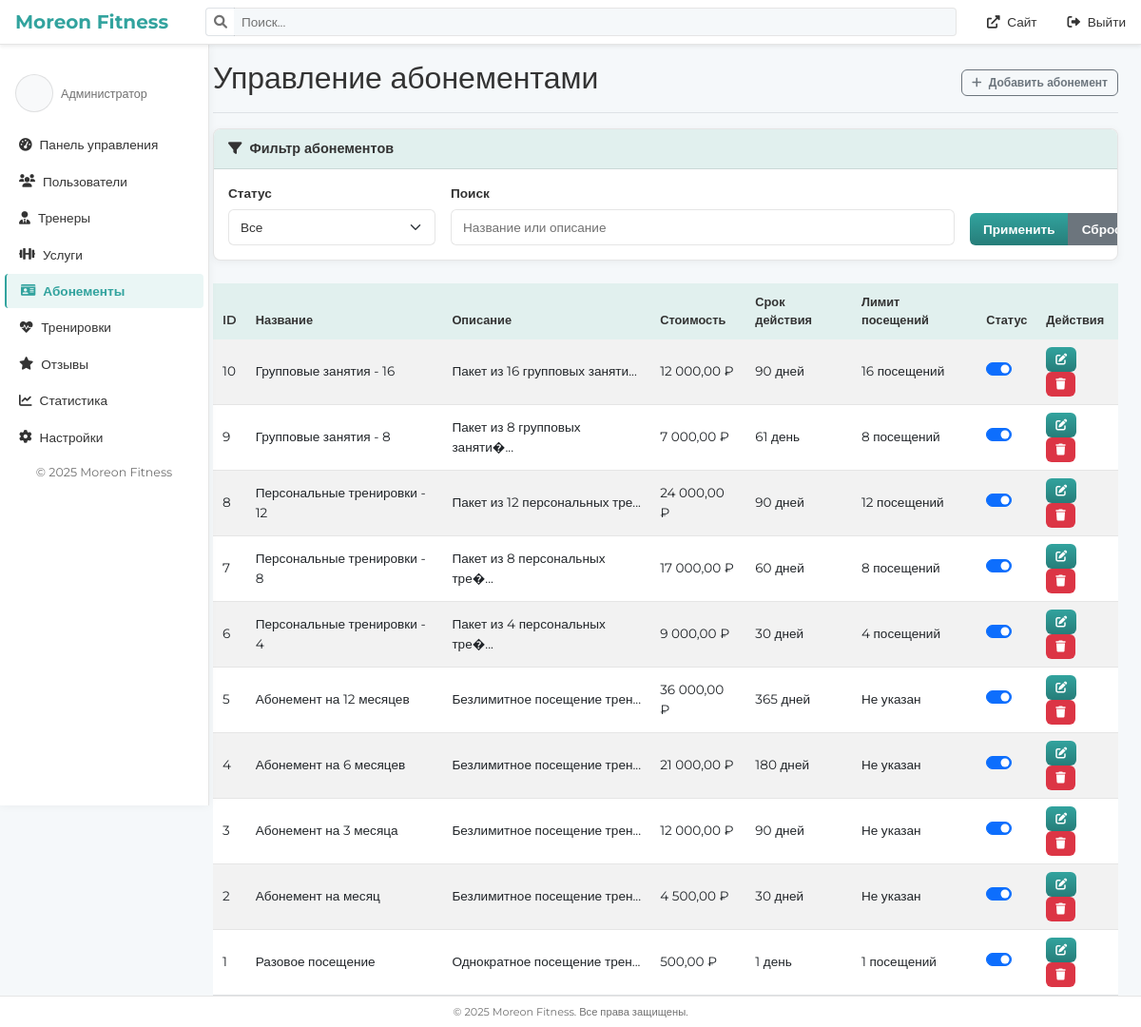
/admin/subscriptions.php (signed in), run on the app's committed database.
### tables this page shows
CREATE TABLE `subscriptions` (
  `id` int NOT NULL,
  `name` varchar(100) NOT NULL,
  `description` text,
  `duration_days` int NOT NULL,
  `sessions_count` int DEFAULT NULL,
  `price` decimal(10,2) NOT NULL,
  `is_active` tinyint(1) DEFAULT '1',
  `created_at` timestamp NULL DEFAULT CURRENT_TIMESTAMP,
  `updated_at` timestamp NULL DEFAULT CURRENT_TIMESTAMP ON UPDATE CURRENT_TIMESTAMP
);

### admin/subscriptions.php (the view, shortened to what this page needs)
<?php
require_once('includes/auth_check.php');
$page = isset($_GET['page']) ? (int)$_GET['page'] : 1;
$perPage = 10;
$offset = ($page - 1) * $perPage;
$searchFilter = isset($_GET['search']) ? $_GET['search'] : '';
$whereConditions = [];
$whereClause = !empty($whereConditions) ? "WHERE " . implode(" AND ", $whereConditions) : "";
$sql = "SELECT * FROM subscriptions
        {$whereClause}
        ORDER BY id DESC
        LIMIT :offset, :perPage";
$stmt = $pdo->prepare($sql);
$stmt->bindParam(':offset', $offset, PDO::PARAM_INT);
$stmt->bindParam(':perPage', $perPage, PDO::PARAM_INT);
$stmt->execute();
$subscriptions = $stmt->fetchAll();
include 'includes/header.php';
?>
<div class="container-fluid">
    <div class="row">
        <?php include 'includes/sidebar.php'; ?>
        <main class="col-md-9 ms-sm-auto col-lg-10 px-md-4">
            <div class="d-flex justify-content-between flex-wrap flex-md-nowrap align-items-center pt-3 pb-2 mb-3 border-bottom">
                <h1 class="h2">Управление абонементами</h1>
                <div class="btn-toolbar mb-2 mb-md-0">
                    <button type="button" class="btn btn-sm btn-outline-secondary" data-bs-toggle="modal" data-bs-target="#addSubscriptionModal">
                        <i class="fas fa-plus me-1"></i> Добавить абонемент
                    </button>
                </div>
            </div>
            <div class="card mb-4">
                <div class="card-header">
                    <i class="fas fa-filter me-1"></i>
                    Фильтр абонементов
                </div>
                <div class="card-body">
                    <form action="" method="get" class="row g-3">
                        <div class="col-md-3">
                            <label for="filter-status" class="form-label">Статус</label>
                            <select id="filter-status" name="status" class="form-select">
                                <option value="">Все</option>
                            </select>
                        </div>
                        <div class="col-md-7">
                            <label for="filter-search" class="form-label">Поиск</label>
                            <input type="text" class="form-control" id="filter-search" name="search" placeholder="Название или описание" value="<?= htmlspecialchars($searchFilter) ?>">
                        </div>
                        <div class="col-md-2 d-flex align-items-end">
                            <div class="btn-group w-100">
                                <button type="submit" class="btn btn-primary">Применить</button>
                                <a href="subscriptions.php" class="btn btn-secondary">Сбросить</a>
                            </div>
                        </div>
                    </form>
                </div>
            </div>
            <div class="table-responsive">
                <table class="table table-striped table-hover">
                    <thead>
                        <tr>
                            <th>ID</th>
                            <th>Название</th>
                            <th>Описание</th>
                            <th>Стоимость</th>
                            <th>Срок действия</th>
                            <th>Лимит посещений</th>
                            <th>Статус</th>
                            <th>Действия</th>
                        </tr>
                    </thead>
                    <tbody>
                        <?php foreach ($subscriptions as $subscription): ?>
                        <tr>
                            <td><?= htmlspecialchars($subscription['id']) ?></td>
                            <td><?= htmlspecialchars($subscription['name']) ?></td>
                            <td>
                                <?php
                                $description = $subscription['description'];
                                echo htmlspecialchars(strlen($description) > 50 ? substr($description, 0, 50) . '...' : $description);
                                ?>
                            </td>
                            <td><?= number_format($subscription['price'], 2, ',', ' ') ?> ₽</td>
                            <td>
                                <?php if (isset($subscription['duration'])): ?>
                                    <?= htmlspecialchars($subscription['duration']) ?>
                                    <?php if (isset($subscription['duration_type'])): ?>
                                        <?= get_duration_name($subscription['duration_type'], $subscription['duration']) ?>
                                    <?php else: ?>
                                        <?= plural_form($subscription['duration'], 'день', 'дня', 'дней') ?>
                                    <?php endif; ?>
                                <?php elseif (isset($subscription['duration_days'])): ?>
                                    <?= htmlspecialchars($subscription['duration_days']) ?>
                                    <?= plural_form($subscription['duration_days'], 'день', 'дня', 'дней') ?>
                                <?php else: ?>
                                    Не указан
                                <?php endif; ?>
                            </td>
                            <td>
                                <?php if (isset($subscription['visit_limit'])): ?>
                                    <?= $subscription['visit_limit'] ? htmlspecialchars($subscription['visit_limit']) . ' посещений' : 'Без ограничений' ?>
                                <?php elseif (isset($subscription['sessions_count'])): ?>
                                    <?= $subscription['sessions_count'] ? htmlspecialchars($subscription['sessions_count']) . ' посещений' : 'Без ограничений' ?>
                                <?php else: ?>
                                    Не указан
                                <?php endif; ?>
                            </td>
                            <td>
                                <div class="form-check form-switch">
                                    <input class="form-check-input status-toggle" type="checkbox"
                                        data-subscription-id="<?= $subscription['id'] ?>"
                                        <?= $subscription['is_active'] ? 'checked' : '' ?>>
                                </div>
                            </td>
                            <td class="action-buttons">
                                <button type="button" class="btn btn-sm btn-primary" data-bs-toggle="modal" data-bs-target="#editSubscriptionModal" data-subscription-id="<?= $subscription['id'] ?>">
                                    <i class="fas fa-edit"></i>
                                </button>
                                <button type="button" class="btn btn-sm btn-danger" data-bs-toggle="modal" data-bs-target="#deleteSubscriptionModal" data-subscription-id="<?= $subscription['id'] ?>">
                                    <i class="fas fa-trash"></i>
                                </button>
                            </td>
                        </tr>
                        <?php endforeach; ?>
                    </tbody>
                </table>
            </div>
        </main>
    </div>
</div>
<?php
function plural_form($n, $form1, $form2, $form5) {
    $n = abs($n) % 100;
    $n1 = $n % 10;
    if ($n1 == 1) {
        return $form1;
    }
    return $form5;
}
include 'includes/footer.php';
?>

### style/admin.css (style rules this page uses)
:root { --sidebar-width: 220px; --primary-color: #f5f8fa; --secondary-color: #e1f0ee; --accent-color: #32a39e; --accent-gradient: linear-gradient(180deg, #32a39e 0%, #267d79 100%); --light-bg: #ffffff; --text-color: #333333; --text-muted: #717171; --border-color: rgba(0, 0, 0, 0.1); --card-bg: #ffffff; --hover-bg: rgba(0, 0, 0, 0.05); --active-bg: rgba(50, 163, 158, 0.1); }
body { font-family: "Montserrat", sans-serif; background-color: var(--primary-color); color: var(--text-color); font-size: 0.9rem; }
h1, h2, h3, h4, h5, h6 { font-weight: 600; }
.card, .welcome-section, .admin-form, .admin-table { background: var(--card-bg); border-radius: 8px; border: 1px solid var(--border-color); box-shadow: 0 2px 8px rgba(0, 0, 0, 0.05); margin-bottom: 20px; overflow: hidden; }
.card-header { background-color: var(--secondary-color); border-bottom: 1px solid var(--border-color); color: var(--text-color); font-weight: 600; font-size: 0.9rem; padding: 10px 15px; }
.card-body { padding: 15px; }
.table { color: var(--text-color); margin-bottom: 0; font-size: 0.85rem; }
.table thead th { background-color: var(--secondary-color); color: var(--text-color); border-bottom: none; font-weight: 600; padding: 10px; font-size: 0.8rem; }
.table tbody td { border-color: var(--border-color); padding: 8px 10px; vertical-align: middle; }
.form-control, .form-select { background-color: var(--light-bg); border: 1px solid var(--border-color); color: var(--text-color); padding: 8px 12px; border-radius: 6px; font-size: 0.85rem; }
.form-control::placeholder { color: var(--text-muted); }
.form-label { color: var(--text-color); font-weight: 600; margin-bottom: 6px; font-size: 0.85rem; }
.btn { font-family: "Montserrat", sans-serif; border-radius: 6px; padding: 6px 14px; font-size: 0.85rem; font-weight: 600; transition: all 0.2s ease; }
.btn-primary { background: var(--accent-gradient); color: #ffffff; border: none; }
.btn-sm { padding: 4px 10px; font-size: 0.75rem; }
.btn-danger { background: #dc3545; color: #ffffff; border: none; }

### data on the page
subscriptions: id "10", name "Групповые занятия - 16", description "Пакет из 16 групповых заняти...", price "12 000,00", duration_days "90", duration_days "дней", sessions_count "16", is_active "☑"
subscriptions: id "9", name "Групповые занятия - 8", description "Пакет из 8 групповых заняти�...", price "7 000,00", duration_days "61", duration_days "день", sessions_count "8", is_active "☑"
subscriptions: id "8", name "Персональные тренировки - 12", description "Пакет из 12 персональных тре...", price "24 000,00", duration_days "90", duration_days "дней", sessions_count "12", is_active "☑"
subscriptions: id "7", name "Персональные тренировки - 8", description "Пакет из 8 персональных тре�...", price "17 000,00", duration_days "60", duration_days "дней", sessions_count "8", is_active "☑"
subscriptions: id "6", name "Персональные тренировки - 4", description "Пакет из 4 персональных тре�...", price "9 000,00", duration_days "30", duration_days "дней", sessions_count "4", is_active "☑"
subscriptions: id "5", name "Абонемент на 12 месяцев", description "Безлимитное посещение трен...", price "36 000,00", duration_days "365", duration_days "дней", shows "Не указан", is_active "☑"
subscriptions: id "4", name "Абонемент на 6 месяцев", description "Безлимитное посещение трен...", price "21 000,00", duration_days "180", duration_days "дней", shows "Не указан", is_active "☑"
subscriptions: id "3", name "Абонемент на 3 месяца", description "Безлимитное посещение трен...", price "12 000,00", duration_days "90", duration_days "дней", shows "Не указан", is_active "☑"
subscriptions: id "2", name "Абонемент на месяц", description "Безлимитное посещение трен...", price "4 500,00", duration_days "30", duration_days "дней", shows "Не указан", is_active "☑"
subscriptions: id "1", name "Разовое посещение", description "Однократное посещение трен...", price "500,00", duration_days "1", duration_days "день", sessions_count "1", is_active "☑"

### other printed values
$roleLabels[$_SESSION['user_role']] "Администратор"
